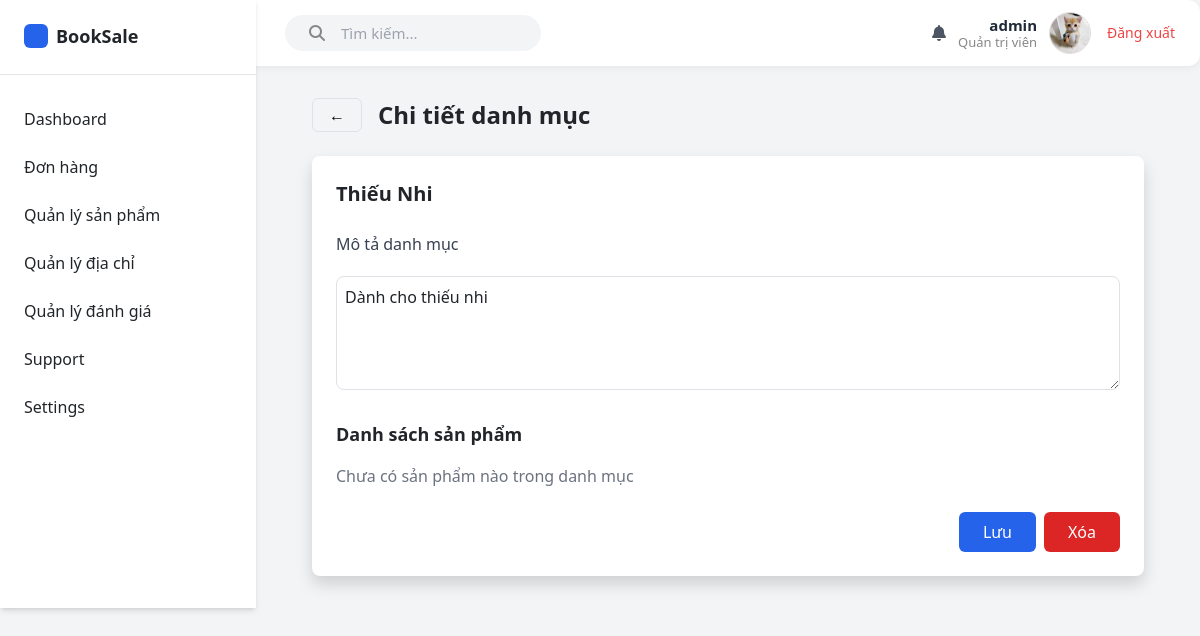
/emp/category/6/ (signed in), run on an earlier commit of the app's database.
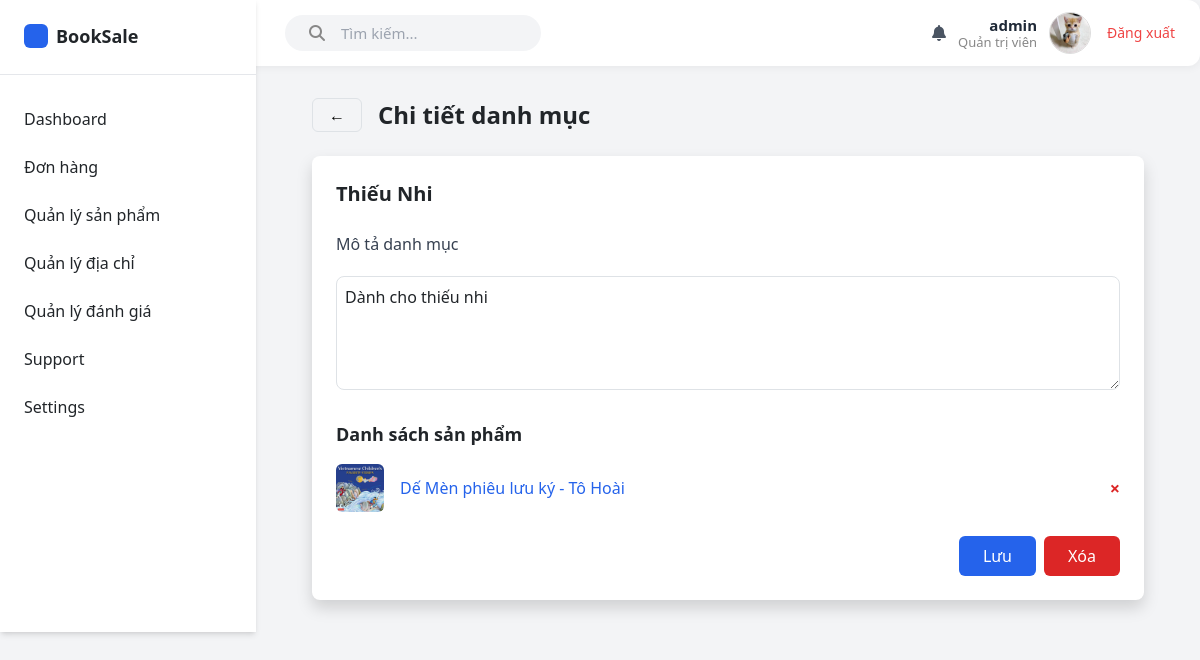
And on a later commit of the database.
### booksale_app/models.py (models this page shows, shortened)
class Product(models.Model):
    product_name = models.CharField(
        max_length = 255,
        blank=False, null=False,
        help_text = "Tên sản phẩm"
    )
    description = models.TextField(
        blank=False, null=False,
        help_text = "Mô tả"
    )
    image = models.ImageField(upload_to='products/', null=True, blank=True)
    cost_price = models.DecimalField(
        max_digits=10,
        decimal_places=2
    )
    sell_price = models.DecimalField(
        max_digits=10,
        decimal_places=2
    )
    quantity = models.PositiveIntegerField(default=0)
    publisher = models.ForeignKey(
        Publisher,
        on_delete=models.CASCADE
    )
    category = models.ForeignKey(
        Category,
        on_delete=models.CASCADE
    )
    genre = models.ManyToManyField(
        'Genre',
        through="Genre_Item")
    cart = models.ManyToManyField(
        'Cart',
        through='Cart_Item'
    )
    order = models.ManyToManyField(
        'Order',
         through="Order_Item"
    )

### booksale_app/views/admin_view/category.py (the view)
# urls.py: path('emp/category/<int:pk>/', category.category_detail, name='category_detail'),
def category_detail(request, pk):
    category = get_object_or_404(Category, pk=pk)
    products = Product.objects.filter(category=category)
    if request.method == "POST":
        description = request.POST.get("description", "")
        category.description = description
        category.save()
        return redirect('category_detail', pk=category.pk)  # reload page sau khi lưu
    return render(request, 'admin_temp/category/category_detail.html', {
        'category': category,
        'products': products,
    })

### booksale_app/context_processors.py (called while the page is built)
def categories_and_cart(request):
    context = {
        'categories': Category.objects.all()[:3],  # Lấy 3 categories đầu tiên cho menu
        'cart_count': 0
    }
    if request.user.is_authenticated:
        try:
            customer = Customer.objects.get(user=request.user)
            cart = Cart.objects.filter(customer=customer).first()
            if cart:
                cart_count = Cart_Item.objects.filter(cart=cart).aggregate(
                    total=Sum('quantity')
                )['total'] or 0
                context['cart_count'] = int(cart_count) if cart_count else 0
        except (Customer.DoesNotExist, AttributeError):
            context['cart_count'] = 0
    return context

### booksale_app/templates/admin_temp/category/category_detail.html
{% extends "admin_temp/admin_base.html" %}
{% block content %}
<main class="flex-1 p-8 max-w-4xl mx-auto space-y-6">
    <div class="flex items-center mb-4 gap-3">
        <a href="{% url 'category_list' %}"
           class="inline-block border border-gray-400 text-black px-3 py-1 rounded hover:bg-gray-100">
            &larr;
        </a>
        <h1 class="text-2xl font-semibold">Chi tiết danh mục</h1>
    </div>
    <div class="bg-white shadow rounded-lg p-6 space-y-4">
        <h2 class="text-xl font-semibold">{{ category.category_name }}</h2>
        <label for="description" class="block text-gray-700 font-medium mt-4 mb-1">Mô tả danh mục</label>
        <textarea id="description" name="description" rows="4"
                  class="border rounded-lg w-full p-2"
                  placeholder="Nhập mô tả cho danh mục...">{{ category.description }}</textarea>
        <div class="mt-4">
            <h2 class="text-lg font-semibold mb-2">Danh sách sản phẩm</h2>
            <ul class="divide-y">
                {% for product in products %}
                <li class="flex items-center justify-between py-2">
                    <div class="flex items-center gap-3">
                        {% if product.image %}
                            <img src="{{ product.image.url }}" class="w-12 h-12 object-cover rounded">
                        {% endif %}
                        <a href="{% url 'product_detail' product.pk %}" class="text-blue-600 hover:underline">
                            {{ product.product_name }}
                        </a>
                    </div>
                    <a href="{% url 'product_delete' pk=product.id %}" class="text-red-600 hover:text-red-800 text-lg font-bold">
                        &times;
                    </a>
                </li>
                {% empty %}
                <li class="py-2 text-gray-500">Chưa có sản phẩm nào trong danh mục</li>
                {% endfor %}
            </ul>
        </div>
        <div class="flex justify-end gap-2 mt-6">
            <button type="submit" class="bg-blue-600 text-white px-4 py-2 rounded hover:bg-blue-700">
                Lưu
            </button>
            <a href="{% url 'category_delete' pk=category.id %}"
               class="bg-red-600 text-white px-4 py-2 rounded hover:bg-red-700">
                Xóa
            </a>
        </div>
    </div>
</main>
{% endblock %}

What changed in the data, as far as the page shows it:
added Product: image (picture), product_name "Dế Mèn phiêu lưu ký - Tô Hoài"
Also different on the page:
text no longer shown: "Chưa có sản phẩm nào trong danh mục"
